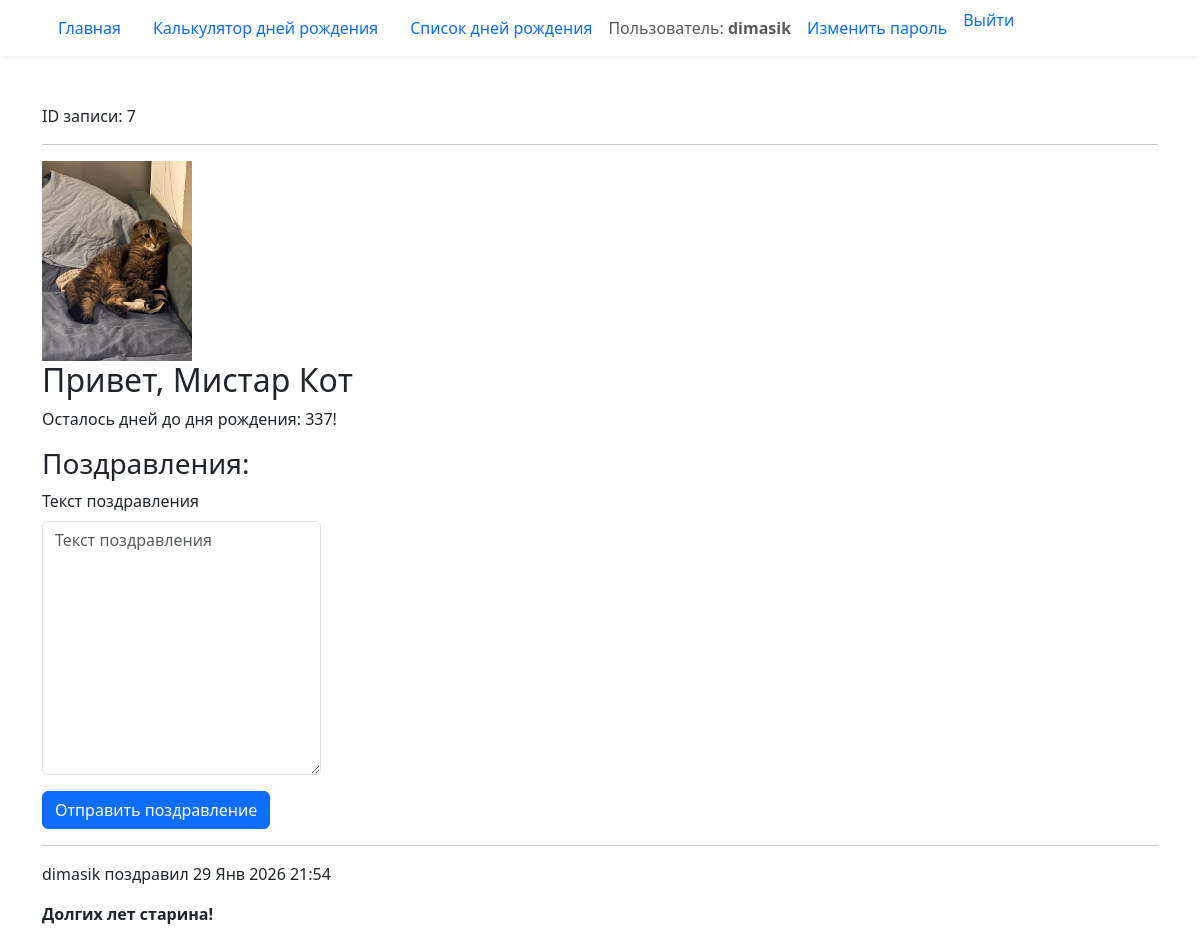
The page /birthday/7/ (signed in) on the database its author committed.
### birthday/models.py (models this page shows, shortened)
class Birthday(models.Model):
    first_name = models.CharField('Имя', max_length=30)
    last_name = models.CharField(
        'Фамилия', blank=True, help_text='Необязательное поле', max_length=30
    )
    birthday = models.DateField('Дата рождения', validators=(real_age,))
    image = models.ImageField('Фото', upload_to='birthdays_images', blank=True)
    author = models.ForeignKey(
        User, verbose_name='Автор записи', on_delete=models.CASCADE, null=True
    )
    tags = models.ManyToManyField(
        Tag,
        verbose_name='Теги',
        blank=True,
        help_text='Удерживайте Ctrl для выбора нескольких вариантов'
    )
    class Meta:
        constraints = (
            models.UniqueConstraint(
                fields=('first_name', 'last_name', 'birthday'),
                name='Unique person constraint',
            ),
        )

class Congratulation(models.Model):
    text = models.TextField('Текст поздравления')
    birthday = models.ForeignKey(
        Birthday,
        on_delete=models.CASCADE,
        related_name='congratulations',
    )
    created_at = models.DateTimeField(auto_now_add=True)
    author = models.ForeignKey(User, on_delete=models.CASCADE)
    class Meta:
        ordering = ('created_at',)

### birthday/views.py (the view)
# urls.py: path('<int:pk>/', views.BirthdayDetailView.as_view(), name='detail'),
class BirthdayDetailView(DetailView):
    model = Birthday
    def get_context_data(self, **kwargs):
        context = super().get_context_data(**kwargs)
        context['birthday_countdown'] = calculate_birthday_countdown(
            self.object.birthday
        )
        context['form'] = CongratulationForm()
        context['congratulations'] = (
            self.object.congratulations.select_related('author')
        )
        return context

### birthday/forms.py
class CongratulationForm(forms.ModelForm):
    class Meta:
        model = Congratulation
        fields = ('text',)

### birthday/utils.py (called while the page is built)
def calculate_birthday_countdown(birthday):
    today = date.today()
    this_year_birthday = get_birthday_for_year(birthday, today.year)
    if this_year_birthday < today:
        next_birthday = get_birthday_for_year(birthday, today.year + 1)
    else:
        next_birthday = this_year_birthday
    birthday_countdown = (next_birthday - today).days
    return birthday_countdown

def get_birthday_for_year(birthday, year):
    try:
        calculated_birthday = birthday.replace(year=year)
    except ValueError:
        calculated_birthday = date(year=year, month=3, day=1)
    return calculated_birthday

### templates/birthday/birthday_detail.html (shortened to what this page needs)
{% extends "base.html" %}
{% load django_bootstrap5 %}
{% block content %}
  ID записи: {{ object.id }}
  <hr>
  {% if birthday.image %}
    <div>
      <img src="{{ birthday.image.url }}" height="200">
    </div>
  {% endif %}
   <h2>Привет, {{ object.first_name }} {{ object.last_name }}</h2>
  {% if birthday_countdown == 0 %}
    <p>С днём рождения!</p>
  {% else %}
    <p>Осталось дней до дня рождения: {{ birthday_countdown }}!</p>
  {% endif %}
  <div>
    <h3>Поздравления:</h3>
    {% if user.is_authenticated %}
      <form action="{% url 'birthday:add_comment' object.pk %}" method="post" class="col-3">
        {% bootstrap_form form %}
        {% bootstrap_button button_type="submit" content="Отправить поздравление" %}
      </form>
    {% endif %}
    {% for congratulation in congratulations %}
      <hr>
      <p>
        {{ congratulation.author.username }}
        поздравил {{ congratulation.created_at|date:"d M Y H:i" }}
      </p>
      <p><b>{{ congratulation.text }}</b></p>
    {% endfor %}
  </div>
{% endblock content %}

### templates/includes/header.html (shortened to what this page needs)
<header>
  <nav class="navbar shadow-sm">
    <div class="container">
      {% with request.resolver_match.view_name as view_name %}
        <ul class="nav nav-pills">
          <li class="nav-item">
            <a class="nav-link {% if view_name == 'pages:homepage' %} active {% endif %}"
              href="{% url 'pages:homepage' %}">
              Главная
            </a>
          </li>
          <li class="nav-item">
            <a class="nav-link {% if view_name == 'birthday:create' %} active {% endif %}"
              href="{% url 'birthday:create' %}">
              Калькулятор дней рождения
            </a>
          </li>
          <li class="nav-item">
            <a class="nav-link {% if view_name == 'birthday:list' %} active {% endif %}" href="{% url 'birthday:list' %}">
              Cписок дней рождения
            </a>
          </li>
          {% if user.is_authenticated %}
            <span class="navbar-text">Пользователь: <b>{{ user.username }}</b></span>
            <li class="nav-item">
              <a class="nav-link{% if view_name == 'password_change' %} active {% endif %}"
                href="{% url 'password_change' %}">Изменить пароль</a>
            </li>
            <li class="nav-item">
              <form method="post" action="{% url 'logout' %}" style="display: inline;">
                  <button type="submit" class="nav-link btn btn-link" style="padding: 0; border: none; background: none;">
                   Выйти
                  </button>
              </form>
            </li>
          {% endif %}
        </ul>
      {% endwith %}
    </div>
  </nav>
</header>

### rows shown on the page
Birthday: id "7", image (picture), first_name "Мистар", last_name "Кот"
Congratulation: author.username "dimasik", created_at "29 Янв 2026 21:54", text "Долгих лет старина!"

### other values the page prints
{{ user.username }} "dimasik"
{{ birthday_countdown }} "337"
